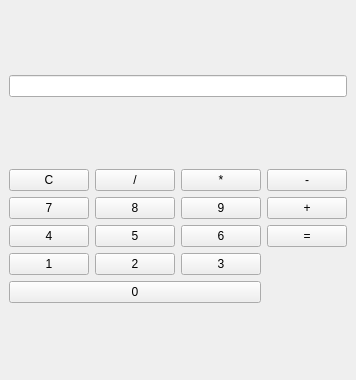
<?xml version="1.0" encoding="UTF-8"?>
<ui version="4.0">
 <class>MainWindow</class>
 <widget class="QMainWindow" name="MainWindow">
  <property name="geometry">
   <rect>
    <x>0</x>
    <y>0</y>
    <width>300</width>
    <height>380</height>
   </rect>
  </property>
  <property name="windowTitle">
   <string>Калькулятор</string>
  </property>
  <widget class="QWidget" name="centralwidget">
   <layout class="QVBoxLayout" name="verticalLayout">

    <item>
     <widget class="QLineEdit" name="display">
      <property name="readOnly">
       <bool>true</bool>
      </property>
      <property name="minimumHeight">
       <number>45</number>
      </property>
     </widget>
    </item>

    <item>
     <layout class="QGridLayout" name="gridLayout">

      <item row="0" column="0">
       <widget class="QPushButton" name="btnClear">
        <property name="text">
         <string>C</string>
        </property>
       </widget>
      </item>

      <item row="0" column="1">
       <widget class="QPushButton" name="btnDiv">
        <property name="text">
         <string>/</string>
        </property>
       </widget>
      </item>

      <item row="0" column="2">
       <widget class="QPushButton" name="btnMul">
        <property name="text">
         <string>*</string>
        </property>
       </widget>
      </item>

      <item row="0" column="3">
       <widget class="QPushButton" name="btnSub">
        <property name="text">
         <string>-</string>
        </property>
       </widget>
      </item>

      <item row="1" column="0">
       <widget class="QPushButton" name="btn7">
        <property name="text">
         <string>7</string>
        </property>
       </widget>
      </item>

      <item row="1" column="1">
       <widget class="QPushButton" name="btn8">
        <property name="text">
         <string>8</string>
        </property>
       </widget>
      </item>

      <item row="1" column="2">
       <widget class="QPushButton" name="btn9">
        <property name="text">
         <string>9</string>
        </property>
       </widget>
      </item>

      <item row="1" column="3">
       <widget class="QPushButton" name="btnAdd">
        <property name="text">
         <string>+</string>
        </property>
       </widget>
      </item>

      <item row="2" column="0">
       <widget class="QPushButton" name="btn4">
        <property name="text">
         <string>4</string>
        </property>
       </widget>
      </item>

      <item row="2" column="1">
       <widget class="QPushButton" name="btn5">
        <property name="text">
         <string>5</string>
        </property>
       </widget>
      </item>

      <item row="2" column="2">
       <widget class="QPushButton" name="btn6">
        <property name="text">
         <string>6</string>
        </property>
       </widget>
      </item>

      <item row="2" column="3">
       <widget class="QPushButton" name="btnEquals">
        <property name="text">
         <string>=</string>
        </property>
       </widget>
      </item>

      <item row="3" column="0">
       <widget class="QPushButton" name="btn1">
        <property name="text">
         <string>1</string>
        </property>
       </widget>
      </item>

      <item row="3" column="1">
       <widget class="QPushButton" name="btn2">
        <property name="text">
         <string>2</string>
        </property>
       </widget>
      </item>

      <item row="3" column="2">
       <widget class="QPushButton" name="btn3">
        <property name="text">
         <string>3</string>
        </property>
       </widget>
      </item>

      <item row="4" column="0" colspan="3">
       <widget class="QPushButton" name="btn0">
        <property name="text">
         <string>0</string>
        </property>
       </widget>
      </item>

     </layout>
    </item>
   </layout>
  </widget>
 </widget>
 <resources/>
 <connections/>
</ui>
